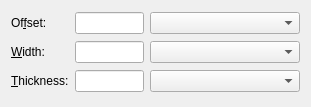
<?xml version="1.0" encoding="UTF-8"?>
<ui version="4.0">
 <class>LineUi</class>
 <widget class="QWidget" name="LineUi">
  <property name="geometry">
   <rect>
    <x>0</x>
    <y>0</y>
    <width>311</width>
    <height>107</height>
   </rect>
  </property>
  <property name="windowTitle">
   <string/>
  </property>
  <property name="sizeGripEnabled" stdset="0">
   <bool>true</bool>
  </property>
  <layout class="QGridLayout" name="gridLayout">
   <item row="0" column="0">
    <widget class="QLabel" name="OffsetValueL">
     <property name="text">
      <string>Of&amp;fset:</string>
     </property>
     <property name="buddy">
      <cstring>OffsetLE</cstring>
     </property>
    </widget>
   </item>
   <item row="0" column="1" colspan="2">
    <widget class="QLineEdit" name="OffsetLE">
     <property name="enabled">
      <bool>true</bool>
     </property>
     <property name="toolTip">
      <string>Value of the vertical line offset.</string>
     </property>
     <property name="inputMethodHints">
      <set>Qt::ImhFormattedNumbersOnly</set>
     </property>
    </widget>
   </item>
   <item row="0" column="3">
    <widget class="lyx::frontend::LengthCombo" name="OffsetUnitCO">
     <property name="sizePolicy">
      <sizepolicy hsizetype="Preferred" vsizetype="Fixed">
       <horstretch>0</horstretch>
       <verstretch>0</verstretch>
      </sizepolicy>
     </property>
     <property name="minimumSize">
      <size>
       <width>150</width>
       <height>20</height>
      </size>
     </property>
     <property name="inputMethodHints">
      <set>Qt::ImhDigitsOnly|Qt::ImhLatinOnly</set>
     </property>
    </widget>
   </item>
   <item row="1" column="0">
    <widget class="QLabel" name="WidthValueL">
     <property name="text">
      <string>&amp;Width:</string>
     </property>
     <property name="buddy">
      <cstring>WidthLE</cstring>
     </property>
    </widget>
   </item>
   <item row="1" column="1" colspan="2">
    <widget class="QLineEdit" name="WidthLE">
     <property name="enabled">
      <bool>true</bool>
     </property>
     <property name="toolTip">
      <string>Value of the line width.</string>
     </property>
     <property name="inputMethodHints">
      <set>Qt::ImhFormattedNumbersOnly</set>
     </property>
    </widget>
   </item>
   <item row="1" column="3">
    <widget class="lyx::frontend::LengthCombo" name="WidthUnitCO">
     <property name="sizePolicy">
      <sizepolicy hsizetype="Preferred" vsizetype="Fixed">
       <horstretch>0</horstretch>
       <verstretch>0</verstretch>
      </sizepolicy>
     </property>
     <property name="minimumSize">
      <size>
       <width>150</width>
       <height>20</height>
      </size>
     </property>
     <property name="inputMethodHints">
      <set>Qt::ImhDigitsOnly|Qt::ImhLatinOnly</set>
     </property>
    </widget>
   </item>
   <item row="2" column="0">
    <widget class="QLabel" name="HeightValueL">
     <property name="text">
      <string>&amp;Thickness:</string>
     </property>
     <property name="buddy">
      <cstring>HeightLE</cstring>
     </property>
    </widget>
   </item>
   <item row="2" column="1" colspan="2">
    <widget class="QLineEdit" name="HeightLE">
     <property name="enabled">
      <bool>true</bool>
     </property>
     <property name="toolTip">
      <string>Value of the line thickness.</string>
     </property>
     <property name="inputMethodHints">
      <set>Qt::ImhFormattedNumbersOnly</set>
     </property>
    </widget>
   </item>
   <item row="2" column="3">
    <widget class="lyx::frontend::LengthCombo" name="HeightUnitCO">
     <property name="sizePolicy">
      <sizepolicy hsizetype="Preferred" vsizetype="Fixed">
       <horstretch>0</horstretch>
       <verstretch>0</verstretch>
      </sizepolicy>
     </property>
     <property name="minimumSize">
      <size>
       <width>150</width>
       <height>20</height>
      </size>
     </property>
     <property name="inputMethodHints">
      <set>Qt::ImhDigitsOnly|Qt::ImhLatinOnly</set>
     </property>
    </widget>
   </item>
  </layout>
 </widget>
 <customwidgets>
  <customwidget>
   <class>lyx::frontend::LengthCombo</class>
   <extends>QComboBox</extends>
   <header>LengthCombo.h</header>
  </customwidget>
 </customwidgets>
 <tabstops>
  <tabstop>WidthLE</tabstop>
 </tabstops>
 <includes>
  <include location="local">qt_i18n.h</include>
 </includes>
 <resources/>
 <connections/>
</ui>
